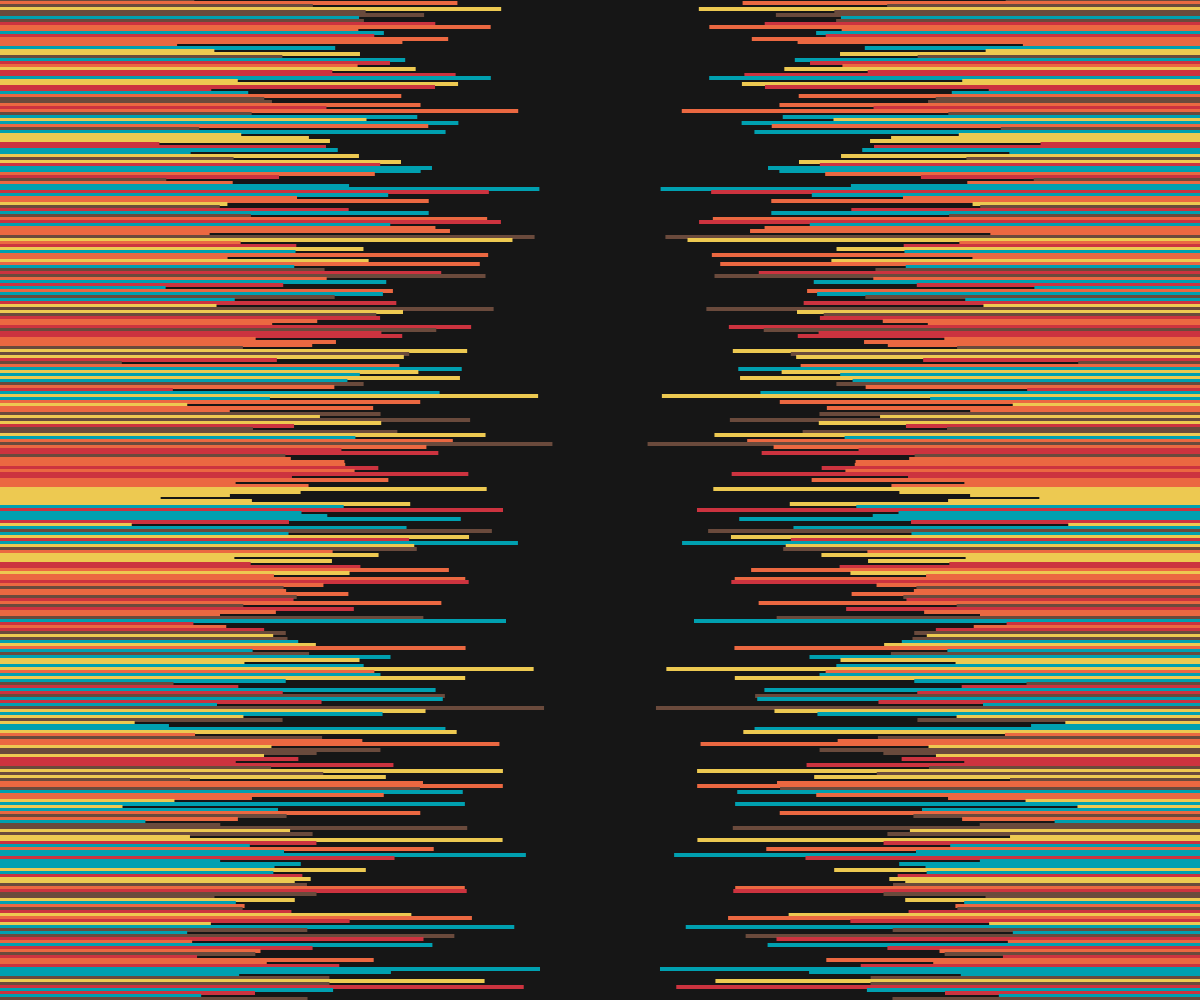
Frame 1 (no input)
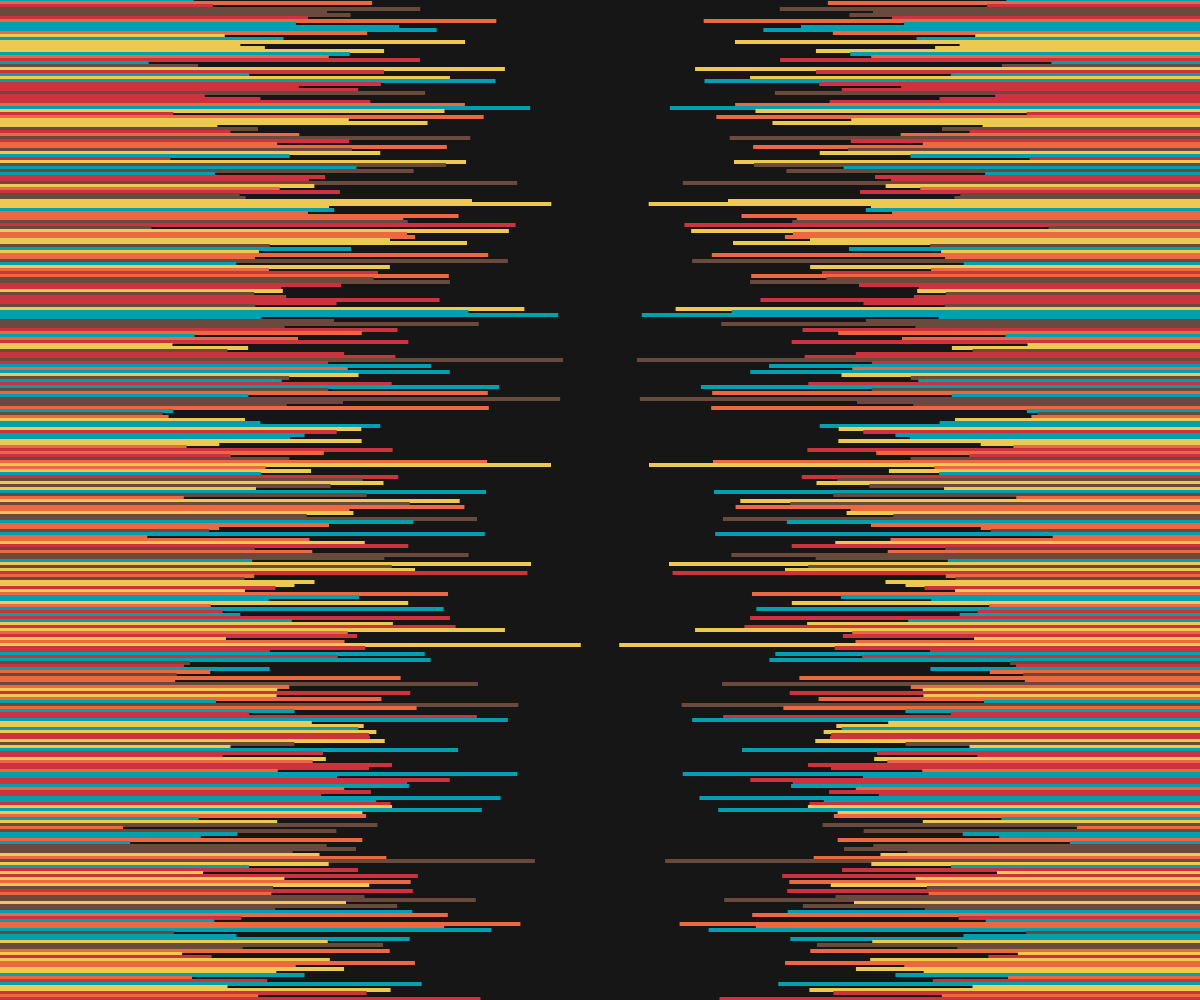
Frame 2 (the mouse pressed at the canvas centre, redrawn once)

The p5.js sketch that drew these frames (run headless with seeded random() and noise() and a simulated clock; the mouse was pressed at the canvas centre and the sketch redrawn once):

// p5.js sketch
// ── sketch.js

var c = ["#00A0B0", "#6A4A3C", "#CC333F", "#EB6841", "#EDC951"];

function setup(){
  var cnv = createCanvas(windowWidth, windowHeight);
  cnv.position(0,0);
  cnv.style('position', 'fixed');
  cnv.style('display', 'block');
  cnv.style('z-index','-1'); // thanks Shiffman: https://www.youtube.com/watch?v=OIfEHD3KqCg
  noLoop();
}

function draw(){
  background(22);
  noiseSeed(int(random(10)));

  for (var j=0; j<height; j+=3) {
    push();
    var ran = noise(j)*width/2+width/20;
    var x1 = 0;
    var y1 = j;
    var x2 = x1+ran;
    var y2 = y1;
    var r = int(random(5));
    strokeWeight(4.1);
    stroke(c[int(r)]);
	strokeCap(SQUARE);
    line(x1, y1, x2, y2);
    line(width,y1,width-ran,y2);
    pop();
  }
}

window.onresize = function() {
  canvas.size(windowWidth, windowHeight);
};
